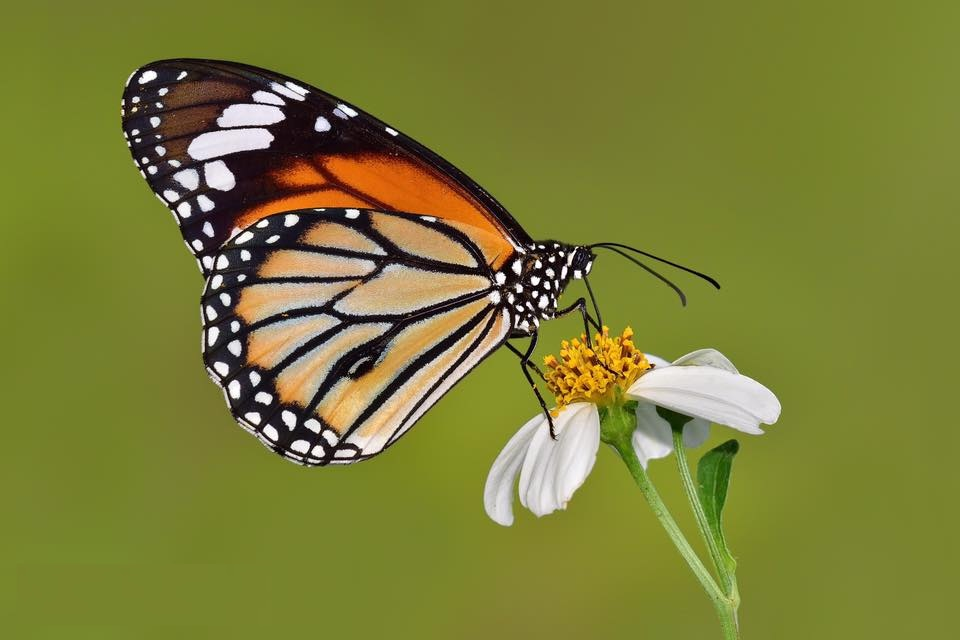
#> input picture assets/butterfly.jpeg, 960 x 640 px
$ jupyter execute lab2-78.ipynb
#> lines starting #> are read from the running program, lines starting #| are printed output that depends on the picture; after the words box and inside, x2 and y2 are one past the last pixel; in counts of white or black regions, pixels touching at a corner belong together
[cell 1]
import cv2 as cv
import numpy as np
import matplotlib.pyplot as plt
from skimage import morphology as mo
from skimage.morphology import skeletonize

[cell 2]
# Cargar la imagen binaria
img = cv.imread('assets/butterfly.jpeg')
#> img is the input picture: shape (640, 960, 3); mean B, G, R 55, 126, 123.6
gImg = cv.cvtColor(img, cv.COLOR_BGR2GRAY)
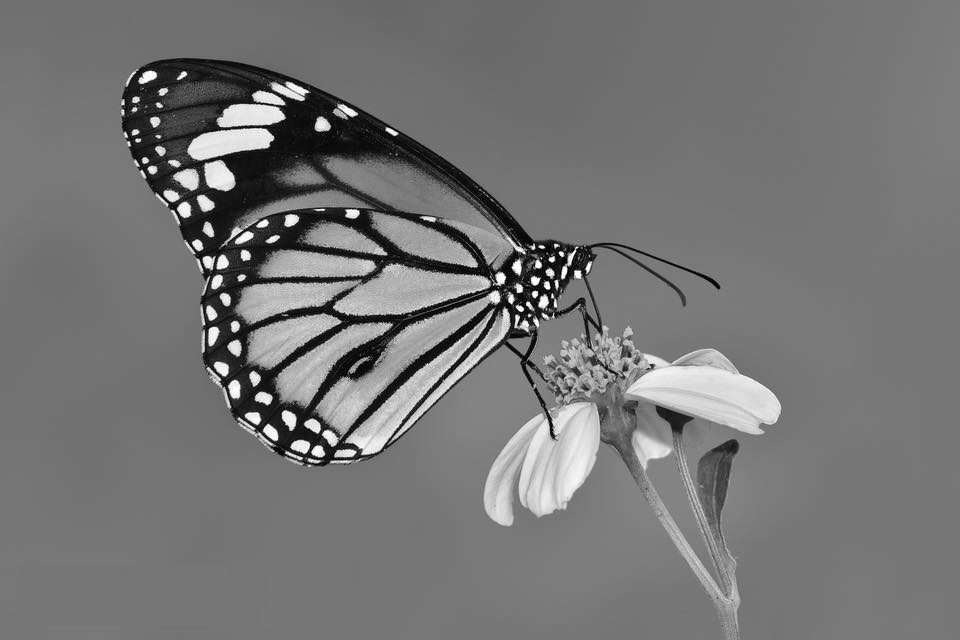
#> gImg: shape (640, 960); min 0, max 255, mean 117.2
_, binary = cv.threshold(gImg, 127, 255, cv.THRESH_BINARY)
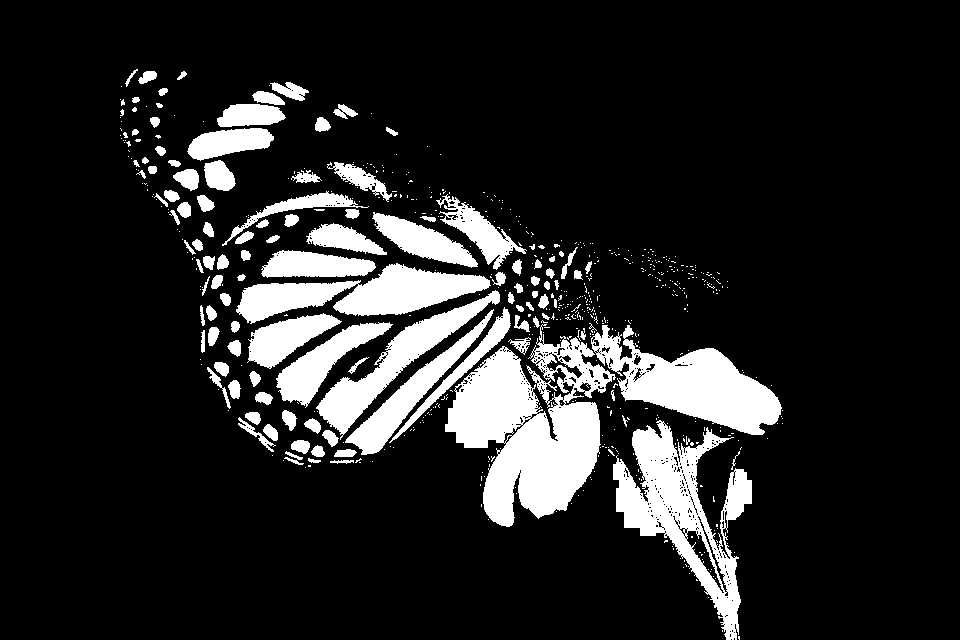
#> binary: shape (640, 960); 14.2% white; 636 white regions (520 under 20 px), largest, box (x1, y1, x2, y2) and area: (445, 324, 616, 527) 17861, (613, 420, 752, 640) 11110, (591, 325, 782, 435) 9345

# 1. Esqueletización
skeleton = skeletonize(binary > 0)  # skimage usa booleanos
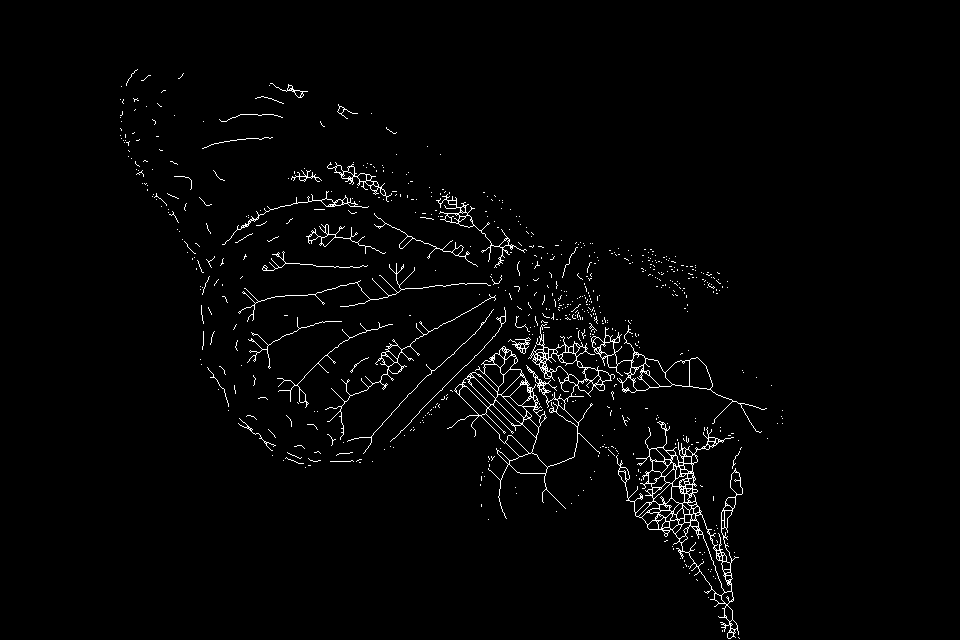
#> skeleton: shape (640, 960) bool; 1.9% white in thin lines or dots, all inside (x1, y1, x2, y2) = (120, 69, 783, 639)

# 2. Transformada de distancia desde el borde
dist_transform = cv.distanceTransform(binary, cv.DIST_L2, 5)
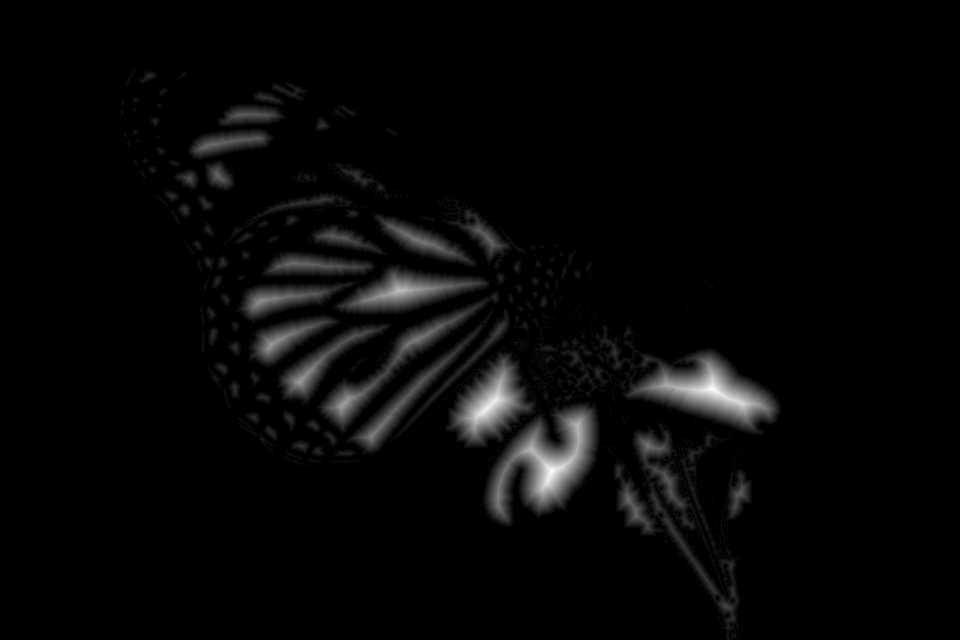
#> dist_transform: shape (640, 960) float32; min 0, max 31.36, mean 0.9; drawn with min black and max white

# 3. Transformada de distancia desde el esqueleto
skeleton_uint8 = (skeleton * 255).astype(np.uint8)  # Convertir a uint8 para OpenCV
dist_transform_skeleton = cv.distanceTransform(skeleton_uint8, cv.DIST_L2, 5)
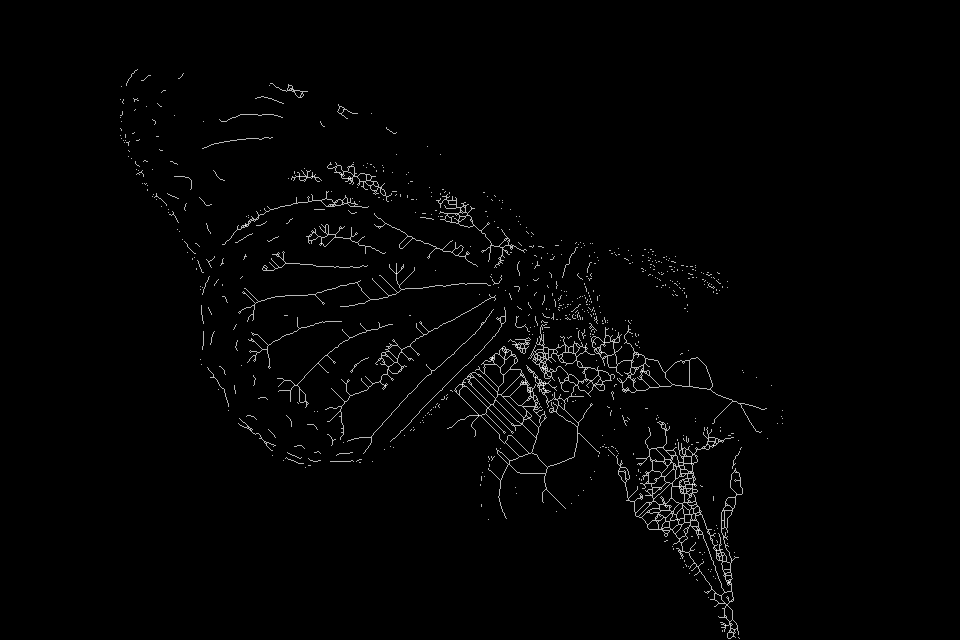
#> dist_transform_skeleton: shape (640, 960) float32; min 0, max 1.4, mean 0.0191; drawn with min black and max white

# Graficar los resultados
fig, axes = plt.subplots(1, 3, figsize=(15, 5))
titles = ["Esqueleto", "Distancia desde el Borde", "Distancia desde el Esqueleto"]
images = [skeleton, dist_transform, dist_transform_skeleton]

for ax, img, title in zip(axes, images, titles):
    ax.imshow(img, cmap="gray")
    ax.set_title(title)
    ax.axis("off")
#> this loop made 3 passes
#> title on passes 1 to 3: 'Esqueleto', 'Distancia desde el Borde', 'Distancia desde el Esqueleto'

plt.show()

[cell 3]
# 1. Esqueletización
skeleton = skeletonize(binary > 0)  # skimage usa booleanos

# Prunning del esqueleto
from skimage.morphology import skeletonize, remove_small_objects
skeleton_pruned = remove_small_objects(skeleton, min_size=3)  # Ajusta min_size según sea necesario
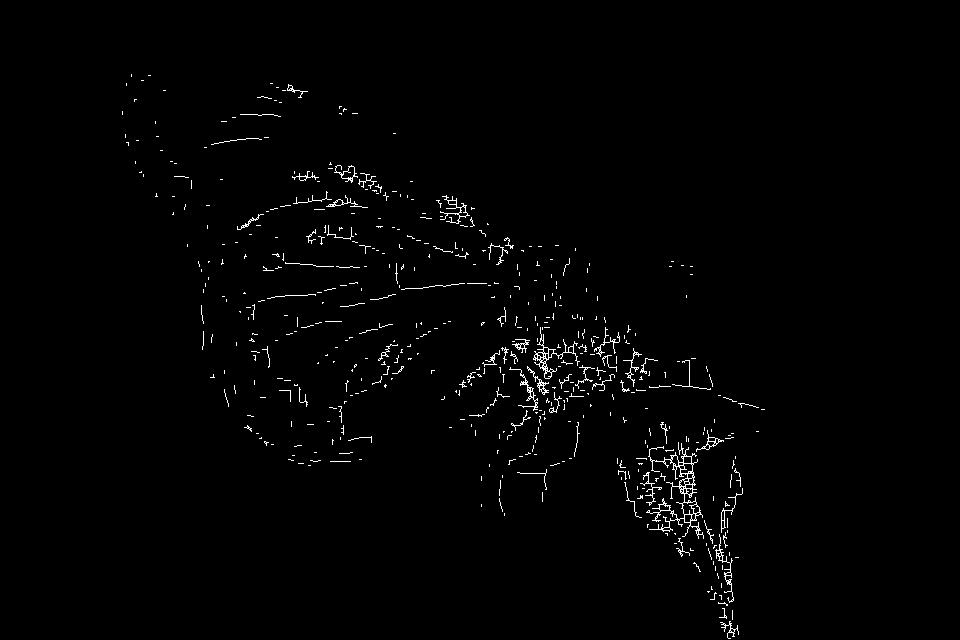
#> skeleton_pruned: shape (640, 960) bool; 1.2% white in thin lines or dots, all inside (x1, y1, x2, y2) = (122, 74, 765, 639)

# 2. Transformada de distancia desde el borde
dist_transform = cv.distanceTransform(binary, cv.DIST_L2, 5)

# 3. Transformada de distancia desde el esqueleto
skeleton_uint8 = (skeleton_pruned * 255).astype(np.uint8)  # Convertir a uint8 para OpenCV
dist_transform_skeleton = cv.distanceTransform(skeleton_uint8, cv.DIST_L2, 5)

# Graficar los resultados
fig, axes = plt.subplots(1, 2, figsize=(15, 5))  # Aumentar el número de subgráficas
titles = ["Esqueleto", "Esqueleto Podado"]
images = [skeleton, skeleton_pruned]

for ax, img, title in zip(axes, images, titles):
    ax.imshow(img, cmap="gray")
    ax.set_title(title)
    ax.axis("off")
#> this loop made 2 passes

plt.show()
